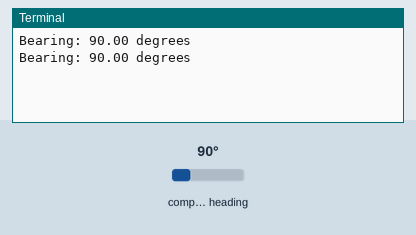
The program below on a simulated Raspberry Pi (BCM pin numbers). Shown: the last lines printed to the terminal. The test bench sets the inputs (shaded band); at power-on: compass heading 90°.

Above: at 1.2 s.
1.3 s: compass heading set to 7°
At 2.6 s:
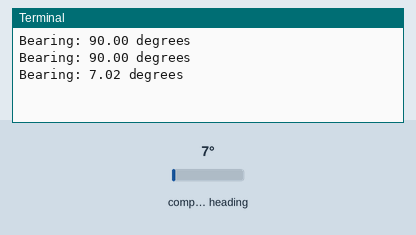
2.8 s: compass heading set to 180°
At 3.8 s:
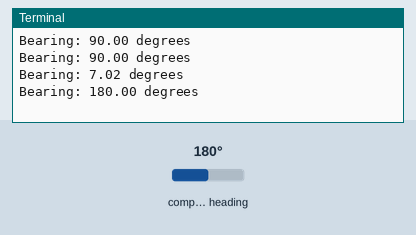
Timing chart, 0 to 5.8 s (numbered marks = the images above; inputs shaded):
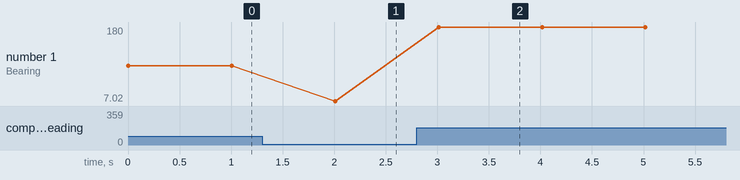

The program:

hmc5883l.py
```python
#!/usr/bin/python
#--------------------------------------
# This script reads data from a
# HMC5883L 3-axis digital compass
# using the I2C bus.
#
# Author : Matt Hawkins
# Date   : 21/04/2014
#
# http://www.raspberrypi-spy.co.uk/
#
#--------------------------------------
import smbus
import time
import math

# HMC5883L properties
DEVICE = 0x1e # Device address on I2C
REG_A  = 0    # Configuration Register A
REG_B  = 1    # Configuration Register B
REG_M  = 2    # Mode Register
REG_X  = 3    # X Output Register
REG_Y  = 7    # Y Output Register
REG_Z  = 5    # Z Output Register

# Custom calibration offsets
X_OFFSET = -40
Y_OFFSET = 70

# Local declination offset
MYDECLINATION = -2 # -2 degrees

SMBUS = 1 # Rev 1 Pi set this to 0

bus = smbus.SMBus(SMBUS) # Rev 2 Pi uses 1

def read_data(device,address):
  # Function to read data from specified register
  # Reads two 8 bit bytes and combines
  # Twos Complement conversion
  d1 = bus.read_byte_data(device, address)   # MSB
  d2 = bus.read_byte_data(device, address+1) # LSB
  d = (d1 << 8) + d2
  # Two's Complement conversion
  if (d >= 0x8000):
    d = -((65535 - d) + 1)
  return d

def calc_bearing(x,y,mode):
  # Function to calculate bearing
  # mode=1 returns degrees
  bearing = math.atan2(y,x)
  if (bearing < 0):
    bearing += 2 * math.pi
  if (mode==1):
    bearing = math.degrees(bearing)
  return bearing

def configure():
  # Configure device
  bus.write_byte_data(DEVICE,REG_A,0x70) # 8 averaged samples, 15Hz
  bus.write_byte_data(DEVICE,REG_B,0x20) # Field range 1.3, 1090 LSb/Gauss
  bus.write_byte_data(DEVICE,REG_M,0x00) # Continuous measurement mode

def read_values():
  x = read_data(DEVICE,REG_X)
  y = read_data(DEVICE,REG_Y)
  z = read_data(DEVICE,REG_Z)
  return x,y,z

def main():

  configure()

  # Loop until user presses CTRL-C
  while True:

    # Read data from output registers
    #x = read_data(DEVICE,REG_X)
    #y = read_data(DEVICE,REG_Y)
    #z = read_dacd cta(DEVICE,REG_Z)
    x,y,z = read_values()

    # Calculate bearing in degrees
    bearing = calc_bearing(x,y,1)

    print "Bearing: {:0.2f} degrees".format(bearing)

    time.sleep(1)

if __name__ == '__main__':
  main()
```

Measured:
- after the input at 1.3 s, the terminal: prints a new line after 0.71 s (image 1)
- after the input at 2.8 s, the terminal: prints a new line after 0.21 s (image 2)
- plotted number 1: 90 → 7.02 after the input at 1.3 s, 7.02 → 180 after the input at 2.8 s
